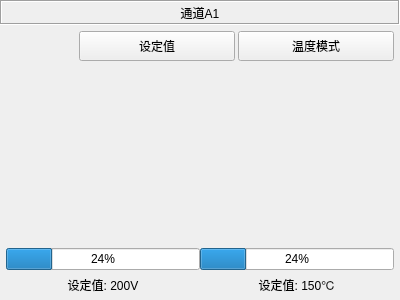
<?xml version="1.0" encoding="UTF-8"?>
<ui version="4.0">
 <class>frmDevicePanel</class>
 <widget class="QWidget" name="frmDevicePanel">
  <property name="geometry">
   <rect>
    <x>0</x>
    <y>0</y>
    <width>400</width>
    <height>300</height>
   </rect>
  </property>
  <property name="windowTitle">
   <string>Form</string>
  </property>
  <property name="styleSheet">
   <string notr="true"/>
  </property>
  <layout class="QVBoxLayout" name="verticalLayout">
   <property name="spacing">
    <number>0</number>
   </property>
   <property name="leftMargin">
    <number>0</number>
   </property>
   <property name="topMargin">
    <number>0</number>
   </property>
   <property name="rightMargin">
    <number>0</number>
   </property>
   <property name="bottomMargin">
    <number>0</number>
   </property>
   <item>
    <widget class="QLabel" name="labName">
     <property name="sizePolicy">
      <sizepolicy hsizetype="Preferred" vsizetype="Fixed">
       <horstretch>0</horstretch>
       <verstretch>0</verstretch>
      </sizepolicy>
     </property>
     <property name="minimumSize">
      <size>
       <width>0</width>
       <height>25</height>
      </size>
     </property>
     <property name="frameShape">
      <enum>QFrame::Box</enum>
     </property>
     <property name="frameShadow">
      <enum>QFrame::Sunken</enum>
     </property>
     <property name="text">
      <string>通道A1</string>
     </property>
     <property name="alignment">
      <set>Qt::AlignCenter</set>
     </property>
    </widget>
   </item>
   <item>
    <widget class="QWidget" name="widgetMain" native="true">
     <layout class="QGridLayout" name="gridLayout">
      <property name="leftMargin">
       <number>6</number>
      </property>
      <property name="topMargin">
       <number>6</number>
      </property>
      <property name="rightMargin">
       <number>6</number>
      </property>
      <property name="bottomMargin">
       <number>6</number>
      </property>
      <property name="horizontalSpacing">
       <number>0</number>
      </property>
      <item row="0" column="0" colspan="2">
       <widget class="QWidget" name="widgetTop" native="true">
        <property name="sizePolicy">
         <sizepolicy hsizetype="Preferred" vsizetype="Fixed">
          <horstretch>0</horstretch>
          <verstretch>0</verstretch>
         </sizepolicy>
        </property>
        <property name="minimumSize">
         <size>
          <width>0</width>
          <height>30</height>
         </size>
        </property>
        <layout class="QHBoxLayout" name="horizontalLayout">
         <property name="spacing">
          <number>3</number>
         </property>
         <property name="leftMargin">
          <number>0</number>
         </property>
         <property name="topMargin">
          <number>0</number>
         </property>
         <property name="rightMargin">
          <number>0</number>
         </property>
         <property name="bottomMargin">
          <number>0</number>
         </property>
         <item>
          <widget class="SwitchButton" name="switchEn" native="true">
           <property name="sizePolicy">
            <sizepolicy hsizetype="Expanding" vsizetype="Preferred">
             <horstretch>0</horstretch>
             <verstretch>0</verstretch>
            </sizepolicy>
           </property>
           <property name="minimumSize">
            <size>
             <width>70</width>
             <height>0</height>
            </size>
           </property>
           <property name="maximumSize">
            <size>
             <width>70</width>
             <height>16777215</height>
            </size>
           </property>
          </widget>
         </item>
         <item>
          <widget class="QPushButton" name="btnSetValue">
           <property name="sizePolicy">
            <sizepolicy hsizetype="Expanding" vsizetype="Expanding">
             <horstretch>0</horstretch>
             <verstretch>0</verstretch>
            </sizepolicy>
           </property>
           <property name="text">
            <string>设定值</string>
           </property>
          </widget>
         </item>
         <item>
          <widget class="QPushButton" name="btnMode">
           <property name="sizePolicy">
            <sizepolicy hsizetype="Expanding" vsizetype="Expanding">
             <horstretch>0</horstretch>
             <verstretch>0</verstretch>
            </sizepolicy>
           </property>
           <property name="text">
            <string>温度模式</string>
           </property>
          </widget>
         </item>
        </layout>
       </widget>
      </item>
      <item row="1" column="0" colspan="2">
       <widget class="QWidget" name="widget" native="true">
        <property name="sizePolicy">
         <sizepolicy hsizetype="Preferred" vsizetype="Expanding">
          <horstretch>9</horstretch>
          <verstretch>0</verstretch>
         </sizepolicy>
        </property>
        <layout class="QHBoxLayout" name="horizontalLayout_2">
         <property name="spacing">
          <number>0</number>
         </property>
         <property name="leftMargin">
          <number>0</number>
         </property>
         <property name="topMargin">
          <number>0</number>
         </property>
         <property name="rightMargin">
          <number>0</number>
         </property>
         <property name="bottomMargin">
          <number>0</number>
         </property>
         <item>
          <widget class="GaugeSimple" name="widgetVoltage" native="true">
           <property name="sizePolicy">
            <sizepolicy hsizetype="Preferred" vsizetype="Preferred">
             <horstretch>9</horstretch>
             <verstretch>0</verstretch>
            </sizepolicy>
           </property>
          </widget>
         </item>
         <item>
          <widget class="BarTemp" name="widgetTemp" native="true">
           <property name="sizePolicy">
            <sizepolicy hsizetype="Preferred" vsizetype="Expanding">
             <horstretch>4</horstretch>
             <verstretch>0</verstretch>
            </sizepolicy>
           </property>
          </widget>
         </item>
        </layout>
       </widget>
      </item>
      <item row="2" column="0">
       <widget class="QProgressBar" name="barVoltage">
        <property name="value">
         <number>24</number>
        </property>
       </widget>
      </item>
      <item row="2" column="1">
       <widget class="QProgressBar" name="barTemp">
        <property name="value">
         <number>24</number>
        </property>
       </widget>
      </item>
      <item row="3" column="0">
       <widget class="QLabel" name="labVoltageValue">
        <property name="sizePolicy">
         <sizepolicy hsizetype="Preferred" vsizetype="Fixed">
          <horstretch>0</horstretch>
          <verstretch>0</verstretch>
         </sizepolicy>
        </property>
        <property name="text">
         <string>设定值: 200V</string>
        </property>
        <property name="alignment">
         <set>Qt::AlignCenter</set>
        </property>
       </widget>
      </item>
      <item row="3" column="1">
       <widget class="QLabel" name="labTempValue">
        <property name="sizePolicy">
         <sizepolicy hsizetype="Preferred" vsizetype="Fixed">
          <horstretch>0</horstretch>
          <verstretch>0</verstretch>
         </sizepolicy>
        </property>
        <property name="text">
         <string>设定值: 150℃</string>
        </property>
        <property name="alignment">
         <set>Qt::AlignCenter</set>
        </property>
       </widget>
      </item>
     </layout>
    </widget>
   </item>
  </layout>
 </widget>
 <customwidgets>
  <customwidget>
   <class>GaugeSimple</class>
   <extends>QWidget</extends>
   <header location="global">gaugesimple.h</header>
   <container>1</container>
   <slots>
    <slot>setValue(int)</slot>
   </slots>
  </customwidget>
  <customwidget>
   <class>SwitchButton</class>
   <extends>QWidget</extends>
   <header location="global">switchbutton.h</header>
   <container>1</container>
  </customwidget>
  <customwidget>
   <class>BarTemp</class>
   <extends>QWidget</extends>
   <header location="global">bartemp.h</header>
   <container>1</container>
  </customwidget>
 </customwidgets>
 <resources/>
 <connections/>
</ui>
